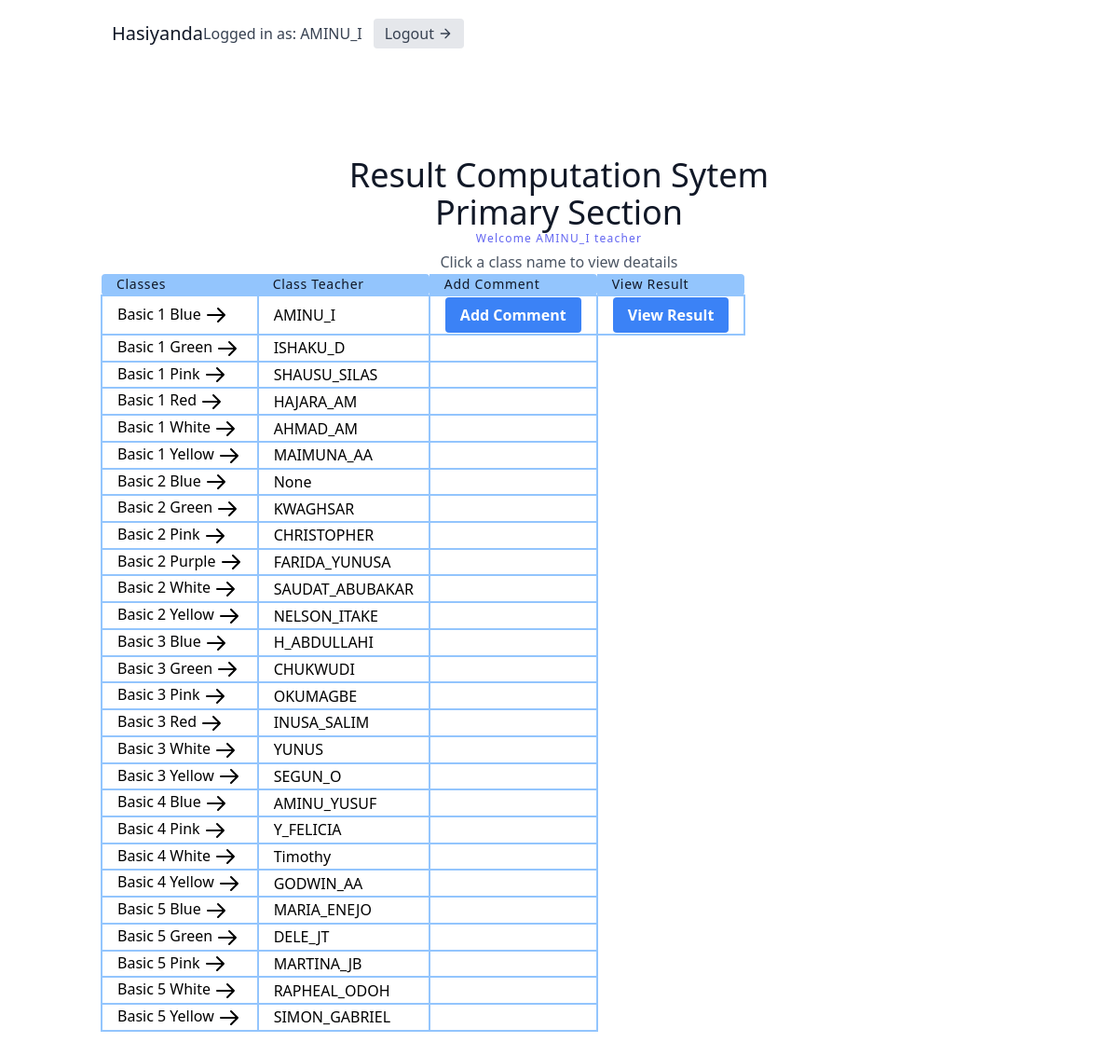
Page /classList/ (signed in) on the committed database.
### users/models.py (models this page shows, shortened)
class User(AbstractUser):
    class Role(models.TextChoices):
        ADMIN = 'admin'
        TEACHER = 'teacher'
        STUDENT = 'student'
    base_role = Role.TEACHER
    role = models.CharField(max_length=10, choices= Role.choices , null=True, blank=True)
    section = models.ForeignKey('result.section', on_delete=models.SET_NULL, null=True , blank=True)
    class Meta:
        db_table = 'auth_user'
    def __str__(self):
        return self.username

### result/models.py (models this page shows, shortened)
class section(models.Model):
    sectionName = models.CharField(max_length=100 , unique=True)
    def __str__(self):
        return self.sectionName

class classArmTeacher(models.Model):
    className = models.ForeignKey(all_class, on_delete=models.CASCADE, null=True)
    classArm = models.ForeignKey(classArm, related_name='classArm', on_delete=models.CASCADE, null=True)
    classTeacher = models.ForeignKey(User, on_delete=models.SET_NULL, null=True)
    date = models.DateTimeField(auto_now_add=True)
    class Meta:
        ordering = ['className']

class all_class(models.Model):
    className = models.CharField(max_length=100 , unique=True)
    section = models.ForeignKey(section, on_delete=models.CASCADE, null=True)
    complete = models.BooleanField(default=False)
    date = models.DateTimeField(auto_now_add=True)
    def __str__(self):
        return self.className
    class Meta:
        ordering = ['className']

class classArm(models.Model):
    armName = models.CharField(max_length=100 , unique=True)
    def __str__(self):
        return self.armName
    class Meta:
        ordering = ['armName']

### result/views.py (the view)
# urls.py: path('classList/', classList.as_view(), name='classList'),
class classList(ListView):
    model = classArmTeacher
    template_name = 'result/classList.html'
    def get_context_data(self, **kwargs):
        context = super(classList, self).get_context_data(**kwargs)
        context['user'] = self.request.user
        if self.request.user.is_staff:
            context['all_class'] = classArmTeacher.objects.all()
        else:
            context['all_class'] = classArmTeacher.objects.filter(className__section__sectionName = self.request.user.section)
            context['sectionSubjects'] = allsubject.objects.filter(className__className__section__sectionName = self.request.user.section).values('className__className').distinct()
        return context

### result/templates/result/classList.html (shortened to what this page needs)
<script src="https://cdn.tailwindcss.com"></script>
<link rel="stylesheet" href="https://cdn.tailgrids.com/tailgrids-fallback.css" />
{% include 'navbar.html' %}
<section class="text-gray-600 body-font">
   <div class="container px-5 py-24 mx-auto">
     <div class="flex flex-col text-center w-full">
       <h1 class="sm:text-4xl text-3xl font-medium title-font text-gray-900">Result Computation Sytem</h1>
       <h1 class="sm:text-4xl text-3xl font-medium title-font text-gray-900">{{ user.section }} Section</h1>
       <h2 class="text-xs text-indigo-500 tracking-widest font-medium title-font mb-1">Welcome {{user.username}} {{user.role}}</h2>
       <p class=" mx-auto leading-relaxed text-base">Click a class name to view deatails</p>
     </div>
     <div class="w-full mx-auto">
      <table class="table-auto w-auto text-left whitespace-no-wrap">
        <thead>
          <tr>
            <th class="px-4 title-font tracking-wider font-medium text-gray-900 text-sm bg-blue-300 rounded-tl rounded-bl">Classes</th>
            <th class="px-4 title-font tracking-wider font-medium text-gray-900 text-sm bg-blue-300 rounded-tr rounded-br">Class Teacher</th>
            <th class="px-4 title-font tracking-wider font-medium text-gray-900 text-sm bg-blue-300 rounded-tr rounded-br">Add Comment</th>
            <th class="px-4 title-font tracking-wider font-medium text-gray-900 text-sm bg-blue-300 rounded-tr rounded-br">View Result</th>
          </tr>
        </thead>
        <tbody>
           {% for class in all_class %}
          <tr>
            <td class="hover:bg-green-300 px-4 border-2 border-blue-300">
              <a href="{% url 'result:classDetails' class.id %}">
               {{ class.className }} {{ class.classArm }}
               <svg xmlns="http://www.w3.org/2000/svg" class="h-6 w-6 inline-block" fill="none" viewBox="0 0 24 24" stroke="currentColor">
             </a>
           </td>
            <td class="px-4 border-2 border-blue-300"> {{ class.classTeacher }} </td>
            {%if class.classTeacher == request.user  or request.user.is_staff%}
            <td class="px-4 border-2 border-blue-300">
             <button class="bg-blue-500 hover:bg-blue-700 text-white font-bold py-2 px-4 rounded">
              <a href="{% url 'result:addComment' class.id %}">
               Add Comment
             </a>
            </button>
            </td>
            <td class="px-4 border-2 border-blue-300">
             <button class="bg-blue-500 hover:bg-blue-700 text-white font-bold py-2 px-4 rounded">
              <a href="{% url 'result:examResult' class.id %}">
               View Result
             </a>
            {% else %}
            <td class="px-4 border-2 border-blue-300"> </td>
            {% endif %}
          </tr>
          {% endfor %}
        </tbody>
      </table>
    </div>
   </div>
 </section>

### templates/navbar.html (shortened to what this page needs)
<header class="text-gray-700 body-font">
<link rel="stylesheet" href="https://cdnjs.cloudflare.com/ajax/libs/animate.css/3.5.2/animate.min.css">
    <div class="container mx-auto flex flex-wrap p-5 flex-col md:flex-row items-center">
      <a href="" class="flex title-font font-medium items-center text-gray-900 mb-4 md:mb-0">
        <span class="ml-3 text-xl">Hasiyanda</span>
      </a>
      {% if request.user.is_authenticated %}
        Logged in as: {{ request.user.username }}
        <a href="{% url 'result:logoutUser'  %}" class="ml-3 inline-flex items-center bg-gray-200 border-0 py-1 px-3 focus:outline-none hover:bg-gray-300 rounded text-base mt-4 md:mt-0">
          Logout
            <svg fill="none" stroke="currentColor" stroke-linecap="round" stroke-linejoin="round" stroke-width="2" class="w-4 h-4 ml-1" viewBox="0 0 24 24">
                <path d="M5 12h14M12 5l7 7-7 7"></path>
            </svg>
        </a>
      {% endif %}
    </div>
</header>

### rows in the picture
classArmTeacher: className "Basic 1", classArm "Blue", classTeacher "AMINU_I", shows "Add Comment"
classArmTeacher: className "Basic 1", classArm "Green", classTeacher "ISHAKU_D"
classArmTeacher: className "Basic 1", classArm "Pink", classTeacher "SHAUSU_SILAS"
classArmTeacher: className "Basic 1", classArm "Red", classTeacher "HAJARA_AM"
classArmTeacher: className "Basic 1", classArm "White", classTeacher "AHMAD_AM"
classArmTeacher: className "Basic 1", classArm "Yellow", classTeacher "MAIMUNA_AA"
classArmTeacher: className "Basic 2", classArm "Blue", classTeacher "None"
classArmTeacher: className "Basic 2", classArm "Green", classTeacher "KWAGHSAR"
classArmTeacher: className "Basic 2", classArm "Pink", classTeacher "CHRISTOPHER"
classArmTeacher: className "Basic 2", classArm "Purple", classTeacher "FARIDA_YUNUSA"
classArmTeacher: className "Basic 2", classArm "White", classTeacher "SAUDAT_ABUBAKAR"
classArmTeacher: className "Basic 2", classArm "Yellow", classTeacher "NELSON_ITAKE"
classArmTeacher: className "Basic 3", classArm "Blue", classTeacher "H_ABDULLAHI"
classArmTeacher: className "Basic 3", classArm "Green", classTeacher "CHUKWUDI"
classArmTeacher: className "Basic 3", classArm "Pink", classTeacher "OKUMAGBE"
classArmTeacher: className "Basic 3", classArm "Red", classTeacher "INUSA_SALIM"
classArmTeacher: className "Basic 3", classArm "White", classTeacher "YUNUS"
classArmTeacher: className "Basic 3", classArm "Yellow", classTeacher "SEGUN_O"
classArmTeacher: className "Basic 4", classArm "Blue", classTeacher "AMINU_YUSUF"
classArmTeacher: className "Basic 4", classArm "Pink", classTeacher "Y_FELICIA"
classArmTeacher: className "Basic 4", classArm "White", classTeacher "Timothy"
classArmTeacher: className "Basic 4", classArm "Yellow", classTeacher "GODWIN_AA"
classArmTeacher: className "Basic 5", classArm "Blue", classTeacher "MARIA_ENEJO"
classArmTeacher: className "Basic 5", classArm "Green", classTeacher "DELE_JT"
classArmTeacher: className "Basic 5", classArm "Pink", classTeacher "MARTINA_JB"
classArmTeacher: className "Basic 5", classArm "White", classTeacher "RAPHEAL_ODOH"
classArmTeacher: className "Basic 5", classArm "Yellow", classTeacher "SIMON_GABRIEL"

### other values in the picture
{{ request.user.username }} "AMINU_I"
{{ user.section }} "Primary"
{{ user.username }} "AMINU_I"
{{ user.role }} "teacher"
